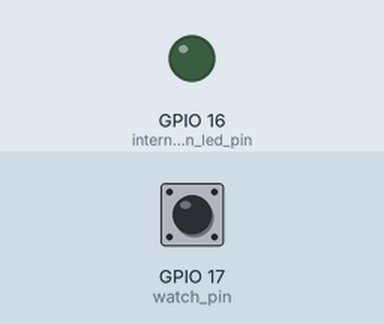
The program below on a simulated Raspberry Pi (BCM pin numbers). On the bench: output pins drawn as LEDs (lit = HIGH). Dashed ring = blinking. The test bench sets the inputs (shaded band); at power-on: GPIO 17 (watch_pin) HIGH. The run ends when the program shuts the computer down; what the program prints to the terminal is not drawn. At 5.3 s the program restarts the board; the recording ends there.

Above: at 1.2 s.
1.3 s: GPIO 17 (watch_pin) pulled LOW for 3.2 s
At 2.0 s:
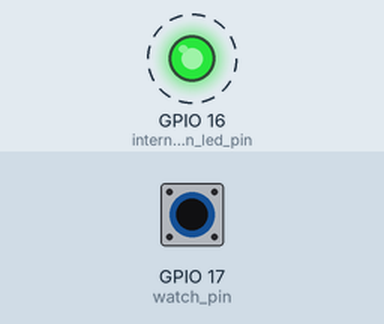
Timing chart, 0 to 5.3 s (numbered marks = the images above; inputs shaded):
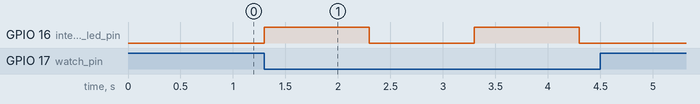

The program:

hard_switch.py
```python
#! /usr/bin/env python
# coding: utf-8
# coding=utf-8
# -*- coding: utf-8 -*-
# vim: fileencoding=utf-8

import time
import RPi.GPIO as GPIO
import os

watch_pin = 17
wait_sec = 5
internal_green_led_pin = 16

GPIO.setmode(GPIO.BCM)

# LEDコントロール用に16pinを出力モードに
GPIO.setup(internal_green_led_pin, GPIO.OUT)

# GPIO17pinを入力モードとし、pull up設定とします
GPIO.setup(watch_pin, GPIO.IN, pull_up_down=GPIO.PUD_UP)

while True:
    # ボタンが押されるまで待つ
    GPIO.wait_for_edge(watch_pin, GPIO.FALLING)
    sw_counter = 0
    led_is_on = False

    while True:
        sw_status = GPIO.input(watch_pin)
        if sw_status == 0:
            sw_counter = sw_counter + 1
            if led_is_on:
                # LED On
                GPIO.output(internal_green_led_pin, GPIO.LOW)
            else:
                # LED Off
                GPIO.output(internal_green_led_pin, GPIO.HIGH)
            led_is_on = not led_is_on
            if sw_counter >= wait_sec:
                print("長押し検知-shutdown")
                os.system("sudo shutdown -h now")
                break
        else:
            print("短押し検知-reboot")
            os.system("sudo reboot")
            break

        time.sleep(1)

    print(sw_counter)
    # LED Off
    GPIO.output(internal_green_led_pin, GPIO.HIGH)
```

Measured:
- after the input at 1.3 s, GPIO 16 (internal_green_led_pin): alternates HIGH for 1.0 s and LOW for 1.0 s, starting at once
